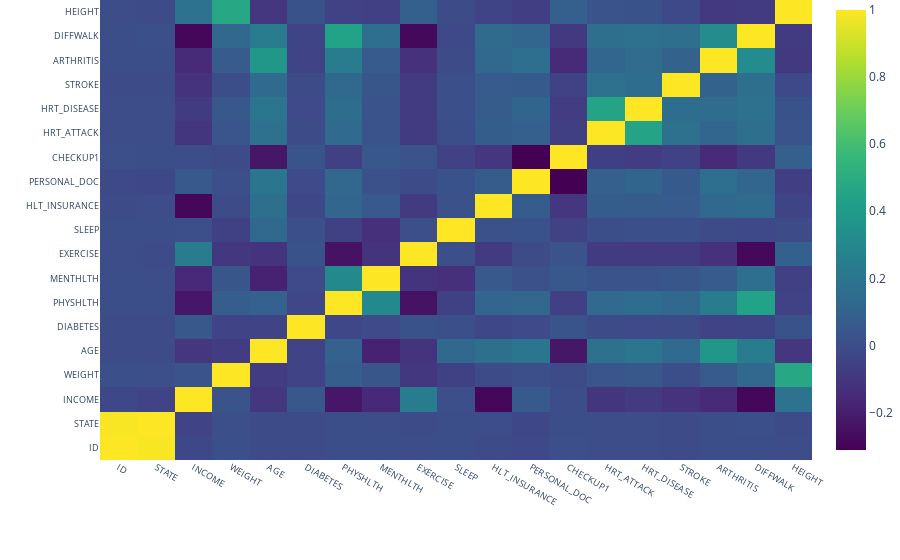

Notebook cell for this chart:
### Code cell
fig.savefig('image/heat_map.png')
correlation_plot()

### Figure 1 — Plotly figure (JSON) as saved in the notebook; plotly's stock layout.template omitted (floating-point values rounded to 4 significant figures; data arrays with more than 128 entries replaced by an {"elided": "..."} marker saying what was removed)
{"data": [{"colorscale": [[0, "#440154"], [0.1111, "#482878"], [0.2222, "#3e4989"], [0.3333, "#31688e"], [0.4444, "#26828e"], [0.5556, "#1f9e89"], [0.6667, "#35b779"], [0.7778, "#6ece58"], [0.8889, "#b5de2b"], [1, "#fde725"]], "type": "heatmap", "x": ["ID", "STATE", "INCOME", "WEIGHT", "AGE", "DIABETES", "PHYSHLTH", "MENTHLTH", "EXERCISE", "SLEEP", "HLT_INSURANCE", "PERSONAL_DOC", "CHECKUP1", "HRT_ATTACK", "HRT_DISEASE", "STROKE", "ARTHRITIS", "DIFFWALK", "HEIGHT"], "y": ["ID", "STATE", "INCOME", "WEIGHT", "AGE", "DIABETES", "PHYSHLTH", "MENTHLTH", "EXERCISE", "SLEEP", "HLT_INSURANCE", "PERSONAL_DOC", "CHECKUP1", "HRT_ATTACK", "HRT_DISEASE", "STROKE", "ARTHRITIS", "DIFFWALK", "HEIGHT"], "z": {"elided": "19x19 float values"}}], "layout": {"margin": {"b": 100, "l": 100, "r": 0, "t": 0}, "title": {"text": "Correlation Matrix for variables"}, "xaxis": {"tickfont": {"size": 9}}, "yaxis": {"tickfont": {"size": 9}}}}
